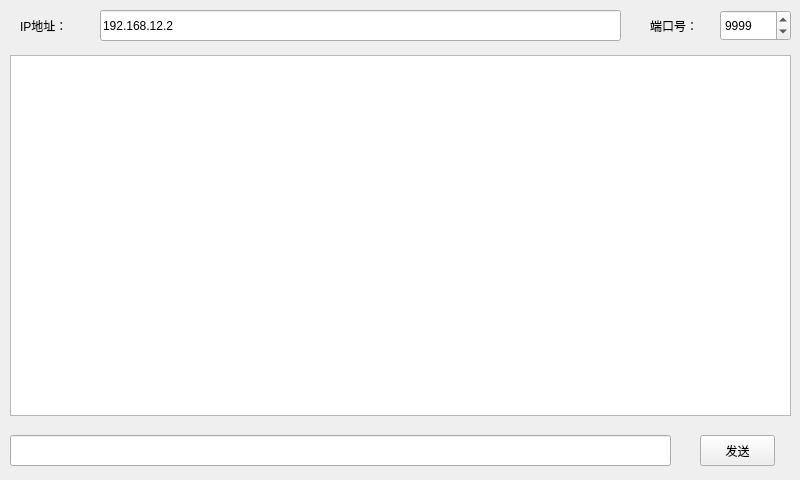
<?xml version="1.0" encoding="UTF-8"?>
<ui version="4.0">
 <class>UdpCilent</class>
 <widget class="QWidget" name="UdpCilent">
  <property name="geometry">
   <rect>
    <x>0</x>
    <y>0</y>
    <width>800</width>
    <height>480</height>
   </rect>
  </property>
  <property name="windowTitle">
   <string>UdpCilent</string>
  </property>
  <widget class="QLineEdit" name="lineEdit_ip">
   <property name="geometry">
    <rect>
     <x>100</x>
     <y>10</y>
     <width>521</width>
     <height>31</height>
    </rect>
   </property>
   <property name="text">
    <string>192.168.12.2</string>
   </property>
  </widget>
  <widget class="QPushButton" name="pushButton_send">
   <property name="enabled">
    <bool>true</bool>
   </property>
   <property name="geometry">
    <rect>
     <x>700</x>
     <y>435</y>
     <width>75</width>
     <height>31</height>
    </rect>
   </property>
   <property name="text">
    <string>发送</string>
   </property>
  </widget>
  <widget class="QLabel" name="label_ip">
   <property name="geometry">
    <rect>
     <x>20</x>
     <y>10</y>
     <width>61</width>
     <height>31</height>
    </rect>
   </property>
   <property name="text">
    <string>IP地址：</string>
   </property>
  </widget>
  <widget class="QSpinBox" name="spinBox">
   <property name="geometry">
    <rect>
     <x>720</x>
     <y>10</y>
     <width>71</width>
     <height>31</height>
    </rect>
   </property>
   <property name="maximum">
    <number>65535</number>
   </property>
   <property name="value">
    <number>9999</number>
   </property>
  </widget>
  <widget class="QLineEdit" name="lineEdit_send">
   <property name="enabled">
    <bool>true</bool>
   </property>
   <property name="geometry">
    <rect>
     <x>10</x>
     <y>435</y>
     <width>661</width>
     <height>31</height>
    </rect>
   </property>
  </widget>
  <widget class="QLabel" name="label_port">
   <property name="geometry">
    <rect>
     <x>650</x>
     <y>10</y>
     <width>51</width>
     <height>31</height>
    </rect>
   </property>
   <property name="text">
    <string>端口号：</string>
   </property>
  </widget>
  <widget class="QTextBrowser" name="textBrowser">
   <property name="geometry">
    <rect>
     <x>10</x>
     <y>55</y>
     <width>781</width>
     <height>361</height>
    </rect>
   </property>
  </widget>
 </widget>
 <resources/>
 <connections/>
</ui>
